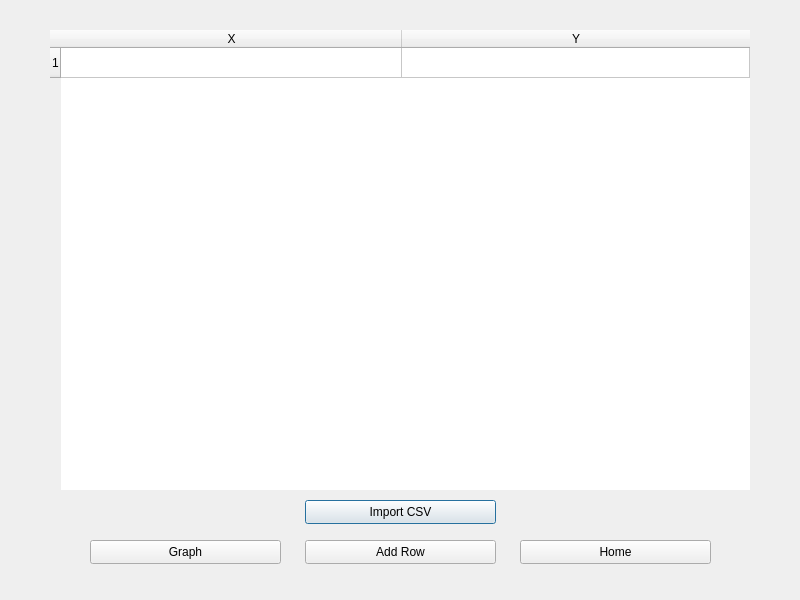
<?xml version="1.0" encoding="UTF-8"?>
<ui version="4.0">
 <class>dataWindow</class>
 <widget class="QDialog" name="dataWindow">
  <property name="geometry">
   <rect>
    <x>0</x>
    <y>0</y>
    <width>800</width>
    <height>600</height>
   </rect>
  </property>
  <property name="minimumSize">
   <size>
    <width>800</width>
    <height>600</height>
   </size>
  </property>
  <property name="maximumSize">
   <size>
    <width>800</width>
    <height>600</height>
   </size>
  </property>
  <property name="windowTitle">
   <string>Dialog</string>
  </property>
  <widget class="QStackedWidget" name="sWDataWindow">
   <property name="geometry">
    <rect>
     <x>0</x>
     <y>0</y>
     <width>801</width>
     <height>601</height>
    </rect>
   </property>
   <property name="frameShape">
    <enum>QFrame::NoFrame</enum>
   </property>
   <property name="midLineWidth">
    <number>1</number>
   </property>
   <property name="currentIndex">
    <number>0</number>
   </property>
   <widget class="QWidget" name="dataTable">
    <widget class="QTableWidget" name="tblTDataPoints">
     <property name="geometry">
      <rect>
       <x>50</x>
       <y>30</y>
       <width>700</width>
       <height>460</height>
      </rect>
     </property>
     <property name="minimumSize">
      <size>
       <width>700</width>
       <height>460</height>
      </size>
     </property>
     <property name="maximumSize">
      <size>
       <width>700</width>
       <height>460</height>
      </size>
     </property>
     <property name="autoFillBackground">
      <bool>false</bool>
     </property>
     <property name="frameShape">
      <enum>QFrame::NoFrame</enum>
     </property>
     <property name="frameShadow">
      <enum>QFrame::Plain</enum>
     </property>
     <property name="midLineWidth">
      <number>1</number>
     </property>
     <property name="verticalScrollBarPolicy">
      <enum>Qt::ScrollBarAsNeeded</enum>
     </property>
     <property name="horizontalScrollBarPolicy">
      <enum>Qt::ScrollBarAsNeeded</enum>
     </property>
     <property name="sizeAdjustPolicy">
      <enum>QAbstractScrollArea::AdjustIgnored</enum>
     </property>
     <property name="autoScroll">
      <bool>false</bool>
     </property>
     <property name="alternatingRowColors">
      <bool>true</bool>
     </property>
     <property name="textElideMode">
      <enum>Qt::ElideLeft</enum>
     </property>
     <property name="showGrid">
      <bool>true</bool>
     </property>
     <property name="sortingEnabled">
      <bool>false</bool>
     </property>
     <attribute name="horizontalHeaderCascadingSectionResizes">
      <bool>false</bool>
     </attribute>
     <attribute name="horizontalHeaderDefaultSectionSize">
      <number>341</number>
     </attribute>
     <attribute name="horizontalHeaderShowSortIndicator" stdset="0">
      <bool>false</bool>
     </attribute>
     <attribute name="horizontalHeaderStretchLastSection">
      <bool>true</bool>
     </attribute>
     <row>
      <property name="text">
       <string>1</string>
      </property>
     </row>
     <column>
      <property name="text">
       <string>X</string>
      </property>
     </column>
     <column>
      <property name="text">
       <string>Y</string>
      </property>
     </column>
    </widget>
    <widget class="QPushButton" name="btnTDataCSV">
     <property name="geometry">
      <rect>
       <x>305</x>
       <y>500</y>
       <width>191</width>
       <height>24</height>
      </rect>
     </property>
     <property name="text">
      <string>Import CSV</string>
     </property>
    </widget>
    <widget class="QPushButton" name="btnTDataRow">
     <property name="geometry">
      <rect>
       <x>305</x>
       <y>540</y>
       <width>191</width>
       <height>24</height>
      </rect>
     </property>
     <property name="text">
      <string>Add Row</string>
     </property>
    </widget>
    <widget class="QPushButton" name="btnTDataGraph">
     <property name="geometry">
      <rect>
       <x>90</x>
       <y>540</y>
       <width>191</width>
       <height>24</height>
      </rect>
     </property>
     <property name="text">
      <string>Graph</string>
     </property>
    </widget>
    <widget class="QPushButton" name="btnTDataHome">
     <property name="geometry">
      <rect>
       <x>520</x>
       <y>540</y>
       <width>191</width>
       <height>24</height>
      </rect>
     </property>
     <property name="text">
      <string>Home</string>
     </property>
    </widget>
   </widget>
   <widget class="QWidget" name="graphViewer">
    <widget class="QWidget" name="gridLayoutWidget">
     <property name="geometry">
      <rect>
       <x>80</x>
       <y>90</y>
       <width>661</width>
       <height>451</height>
      </rect>
     </property>
     <layout class="QGridLayout" name="lytDataWindowCanvas"/>
    </widget>
    <widget class="QFrame" name="frameDataWindowBar">
     <property name="geometry">
      <rect>
       <x>0</x>
       <y>0</y>
       <width>801</width>
       <height>71</height>
      </rect>
     </property>
     <property name="frameShape">
      <enum>QFrame::StyledPanel</enum>
     </property>
     <property name="frameShadow">
      <enum>QFrame::Raised</enum>
     </property>
     <widget class="QWidget" name="verticalLayoutWidget">
      <property name="geometry">
       <rect>
        <x>0</x>
        <y>0</y>
        <width>801</width>
        <height>71</height>
       </rect>
      </property>
      <layout class="QVBoxLayout" name="lytDataWindowBar"/>
     </widget>
    </widget>
    <widget class="QPushButton" name="btnDataWindowHome">
     <property name="geometry">
      <rect>
       <x>330</x>
       <y>560</y>
       <width>161</width>
       <height>24</height>
      </rect>
     </property>
     <property name="text">
      <string>Home</string>
     </property>
    </widget>
   </widget>
  </widget>
 </widget>
 <resources/>
 <connections/>
</ui>
